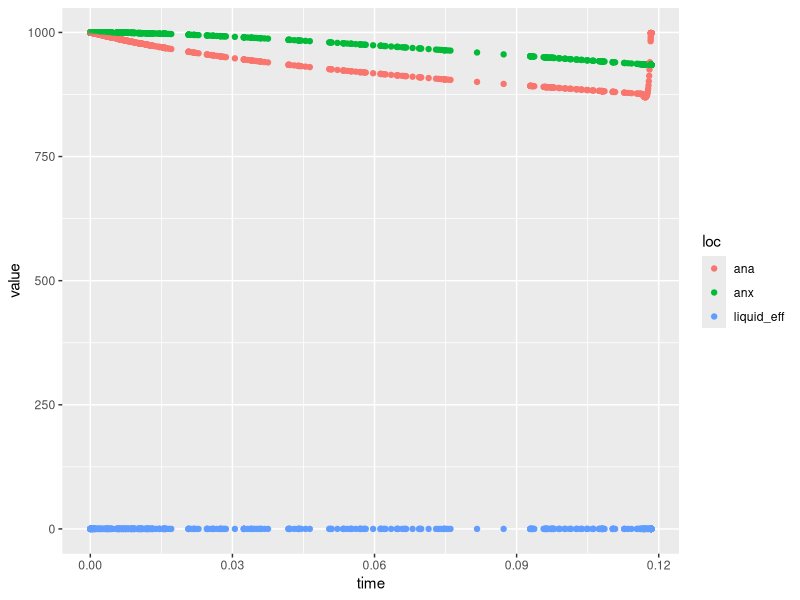

Source code (R):
## ---- chunk 1
library(tidyverse)
## ---- chunk 2
df_raw <- read.csv("./models/liu2015/test_series.csv", header = FALSE)

# parse df so multiple header rows from QSDSan output can be converted into proper format for long df use in R

df_raw %>%
  select(-c(1,2)) %>%
  slice(1:2) %>%
  mutate_if(is.factor, as.character) %>%
  rbind(.) %>% 
  summarise_all(toString) %>% 
  as.character -> comp.header


df <- df_raw %>% 
  select(-V1) %>%
  slice(-c(1,2)) %>%
  rename_at(2:ncol(.), list(~comp.header)) %>%
  pivot_longer(-V2) %>% 
  separate(name, sep = ", ", into = c("loc", "unit"))

# manually change col name of time column
names(df)[names(df) == "V2"] <- "time"

df$value <- as.numeric(df$value)
df$time <- as.numeric(df$time)

## ---- chunk 3

df %>% filter(unit == "X_DPAO [mg/L]") %>%
  ggplot(data = ., aes(x = time, y = value, color = loc)) +
    geom_point()
  
